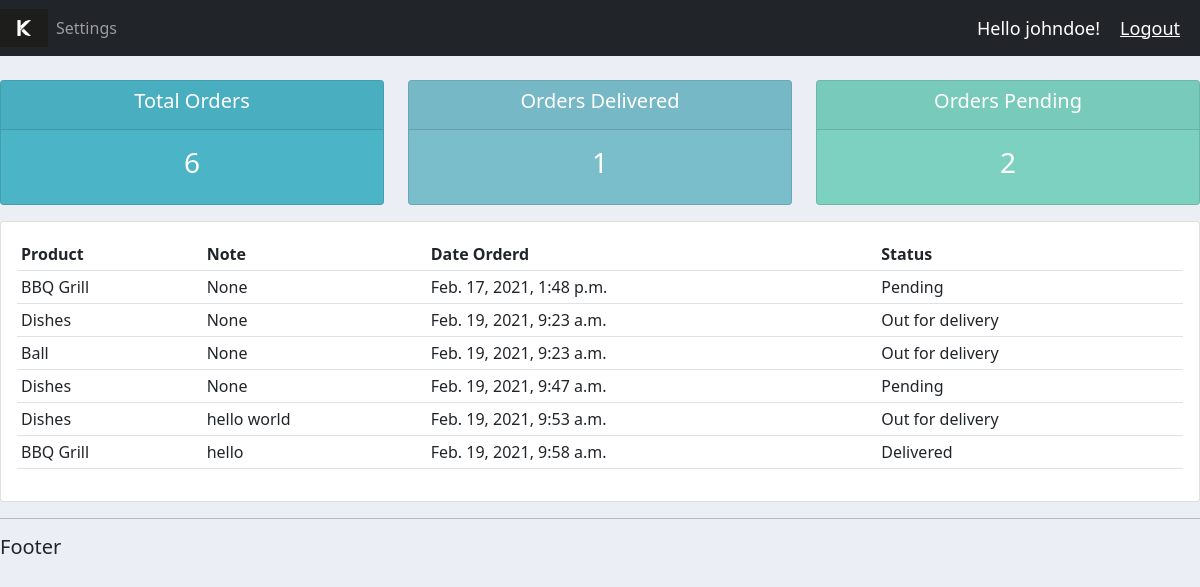
The page /user/ (signed in) on the database its author committed.
### accounts/models.py (models this page shows, shortened)
class Order(models.Model):
    STATUS = (('Pending', 'Pending'), ('Out for delivery', 'Out for delivery'), ('Delivered', 'Delivered'))
    customer = models.ForeignKey(Customer, null=True, on_delete=models.SET_NULL)
    product = models.ForeignKey(Product, null=True, on_delete=models.SET_NULL)
    date_created = models.DateTimeField(auto_now_add=True, null = True)
    status =  models.CharField(max_length=200, null=True, choices=STATUS)
    note = models.CharField(max_length=200, null=True)

class Product(models.Model):
    CATEGORY = (('Indoor', 'Indoor'), ('Out Door', 'Out Door'))
    name = models.CharField(max_length=200, null=True)
    price = models.FloatField(null=True)
    category = models.CharField(max_length=200, null=True, choices=CATEGORY)
    description = models.CharField(max_length=200, null=True, blank=True)
    date_created = models.DateTimeField(auto_now_add=True, null = True)
    tags = models.ManyToManyField(Tag)
    def __str__(self):
        return self.name

### accounts/decorators.py (the view)
        def wrapper_func(request, *args, **kwargs):
            group = None
            if request.user.groups.exists():
                group = request.user.groups.all()[0].name
            if group in allowed_roles:
                return view_func(request, *args, **kwargs)
            else:
                return HttpResponse('You are not authorized to view this page')

### accounts/views.py (called while the page is built)
@login_required(login_url='login')
@allowed_users(allowed_roles=['customer'])
def userPage(request):
    orders = request.user.customer.order_set.all()
    total_orders = orders.count()
    delivered = orders.filter(status="Delivered").count()
    pending = orders.filter(status="Pending").count()
    context={'orders':orders, 'total_orders':total_orders, 'delivered':delivered, 'pending':pending}
    return render(request, 'accounts/user.html', context)

### accounts/templates/accounts/user.html
{%  extends 'accounts/main.html' %}
{% block content %}
{% include 'accounts/status.html' %}
<div class="row">
	<div class="col-md">
		<div class="card card-body">
			<table class="table table-sm">
				<tr>
					<th>Product</th>
					<th>Note</th>
					<th>Date Orderd</th>
					<th>Status</th>
				</tr>
				{% for order in orders %}
					<tr>
						<td>{{order.product}}</td>
						<td>{{order.note}}</td>
						<td>{{order.date_created}}</td>
						<td>{{order.status}}</td>
					</tr>
				{% endfor %}
			</table>
		</div>
	</div>
</div>
{% endblock content %}

### accounts/templates/accounts/navbar.html (shortened to what this page needs)
{% load static %}
<nav class="navbar navbar-expand-lg navbar-dark bg-dark">
    <img src="{% static '/images/logo.png' %}" id="logo">
    <div class="collapse navbar-collapse" id="navbarText">
      <ul class="navbar-nav mr-auto">
        {% if request.user.is_staff %}
        <li class="nav-item active">
          <a class="nav-link" href="{% url 'home' %}">Dashboard</a>
        </li>
        <li class="nav-item">
          <a class="nav-link" href="{% url 'products' %}">Products</a>
        </li>
        {% else %}
        <li class="nav-item">
          <a class="nav-link" href="{% url 'account' %}">Settings</a>
        </li>
        {% endif %}
      </ul>
    </div>
    <span class="msg">Hello {{request.user}}!</span>
    <span><a class="msg" href="{% url 'logout' %}">Logout</a></span>
  </nav>

### static/css/main.css (style rules this page uses)
#logo { height: 4%; width: 4% ; }
body { background-color: #ebeff5; }

### accounts/templates/accounts/navbar.html (style rules this page uses)
.msg { font-size: 18px; color: #fff; margin-right: 20px; }

### rows shown on the page
Order: product "BBQ Grill", note "None", date_created "Feb. 17, 2021, 1:48 p.m.", status "Pending"
Order: product "Dishes", note "None", date_created "Feb. 19, 2021, 9:23 a.m.", status "Out for delivery"
Order: product "Ball", note "None", date_created "Feb. 19, 2021, 9:23 a.m.", status "Out for delivery"
Order: product "Dishes", note "None", date_created "Feb. 19, 2021, 9:47 a.m.", status "Pending"
Order: product "Dishes", note "hello world", date_created "Feb. 19, 2021, 9:53 a.m.", status "Out for delivery"
Order: product "BBQ Grill", note "hello", date_created "Feb. 19, 2021, 9:58 a.m.", status "Delivered"

### other values the page prints
{{ request.user }} "johndoe"
{{ total_orders }} "6"
{{ delivered }} "1"
{{ pending }} "2"
